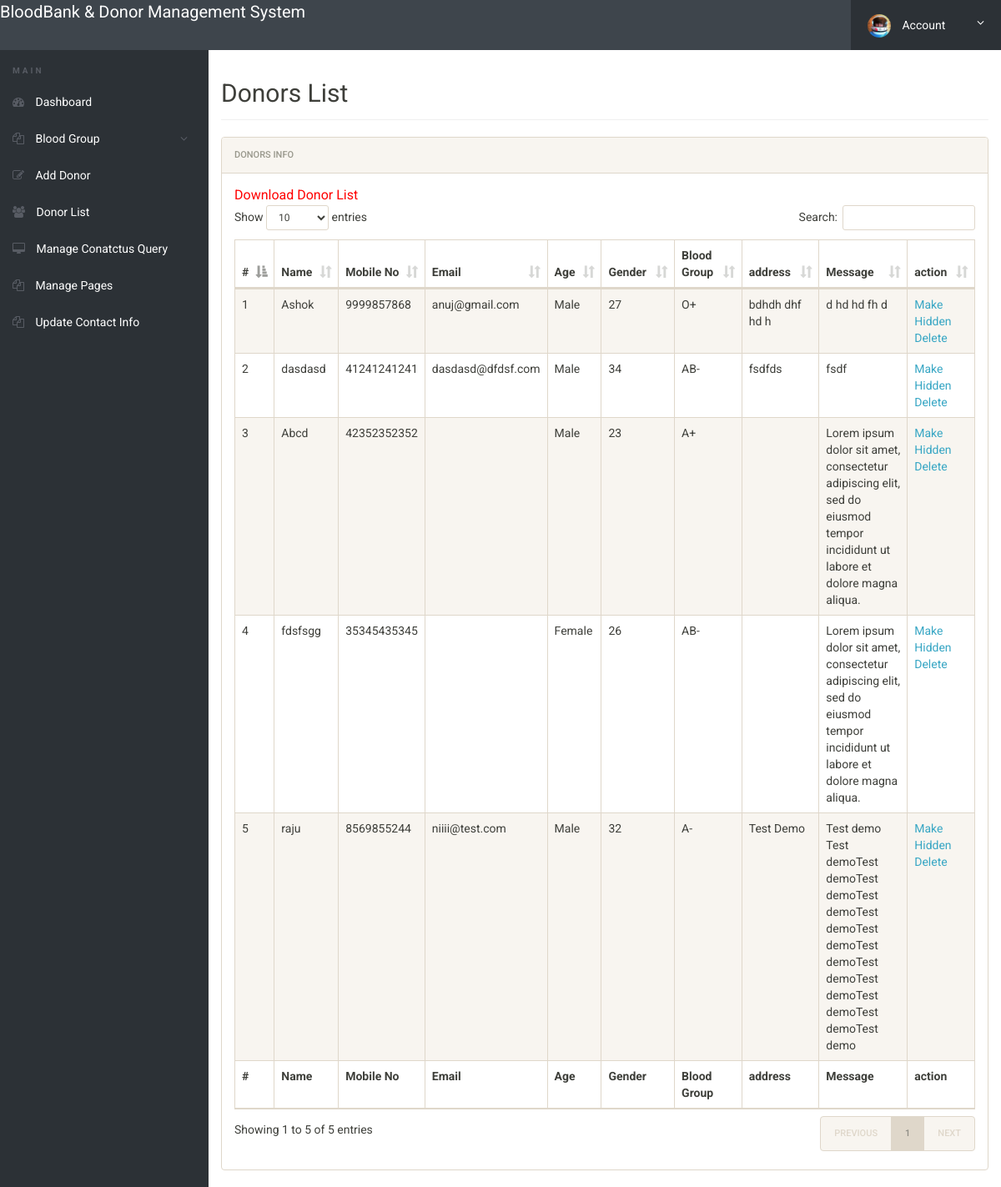
Page /bbdms/admin/donor-list.php (signed in) on the committed database.
### tables this page shows
CREATE TABLE IF NOT EXISTS `tblblooddonars` (
  `id` int(11) NOT NULL,
  `FullName` varchar(100) DEFAULT NULL,
  `MobileNumber` char(11) DEFAULT NULL,
  `EmailId` varchar(100) DEFAULT NULL,
  `Gender` varchar(20) DEFAULT NULL,
  `Age` int(11) DEFAULT NULL,
  `BloodGroup` varchar(20) DEFAULT NULL,
  `Address` varchar(255) DEFAULT NULL,
  `Message` mediumtext,
  `PostingDate` timestamp NOT NULL DEFAULT CURRENT_TIMESTAMP,
  `status` int(1) DEFAULT NULL
);

### bbdms/admin/donor-list.php (the view, shortened to what this page needs)
<?php
include('includes/config.php');
if(strlen($_SESSION['alogin'])==0)
	{
header('location:index.php');
}
else{
 ?>
<!doctype html>
<html lang="en" class="no-js">
<head>
	<link rel="stylesheet" href="css/font-awesome.min.css">
	<link rel="stylesheet" href="css/bootstrap.min.css">
	<link rel="stylesheet" href="css/dataTables.bootstrap.min.css">
	<link rel="stylesheet" href="css/bootstrap-social.css">
	<link rel="stylesheet" href="css/bootstrap-select.css">
	<link rel="stylesheet" href="css/fileinput.min.css">
	<link rel="stylesheet" href="css/awesome-bootstrap-checkbox.css">
	<link rel="stylesheet" href="css/style.css">
</head>
<body>
	<?php include('includes/header.php');?>
	<div class="ts-main-content">
		<?php include('includes/leftbar.php');?>
		<div class="content-wrapper">
			<div class="container-fluid">
				<div class="row">
					<div class="col-md-12">
						<h2 class="page-title">Donors List</h2>
						<div class="panel panel-default">
							<div class="panel-heading">Donors Info</div>
							<div class="panel-body">
				<a href="download-records.php" style="color:red; font-size:16px;">Download Donor List</a>
								<table id="zctb" class="display table table-striped table-bordered table-hover" cellspacing="0" width="100%">
									<thead>
										<tr>
										<th>#</th>
											<th>Name</th>
											<th>Mobile No</th>
											<th>Email</th>
											<th>Age</th>
											<th>Gender</th>
											<th>Blood Group</th>
											<th>address</th>
											<th>Message </th>
											<th>action </th>
										</tr>
									</thead>
									<tfoot>
										<tr>
										<th>#</th>
										<th>Name</th>
											<th>Mobile No</th>
											<th>Email</th>
											<th>Age</th>
											<th>Gender</th>
											<th>Blood Group</th>
											<th>address</th>
											<th>Message </th>
											<th>action </th>
										</tr>
									</tfoot>
									<tbody>
<?php $sql = "SELECT * from  tblblooddonars ";
$query = $dbh -> prepare($sql);
$query->execute();
$results=$query->fetchAll(PDO::FETCH_OBJ);
$cnt=1;
if($query->rowCount() > 0)
{
foreach($results as $result)
{				?>
										<tr>
											<td><?php echo htmlentities($cnt);?></td>
											<td><?php echo htmlentities($result->FullName);?></td>
											<td><?php echo htmlentities($result->MobileNumber);?></td>
											<td><?php echo htmlentities($result->EmailId);?></td>
											<td><?php echo htmlentities($result->Gender);?></td>
											<td><?php echo htmlentities($result->Age);?></td>
											<td><?php echo htmlentities($result->BloodGroup);?></td>
											<td><?php echo htmlentities($result->Address);?></td>
											<td><?php echo htmlentities($result->Message);?></td>
										<td>
<?php if($result->status==1)
{?>
<a href="donor-list.php?hidden=<?php echo htmlentities($result->id);?>" onclick="return confirm('Do you really want to hiidden this detail')"> Make Hidden</a>
<?php } else {?>
<a href="donor-list.php?public=<?php echo htmlentities($result->id);?>" onclick="return confirm('Do you really want to Public this detail')"> Make Public</a>
<?php } ?>
<a href="donor-list.php?del=<?php echo htmlentities($result->id);?>" onclick="return confirm('Do you really want to delete this record')"> Delete</a>
</td>
										</tr>
										<?php $cnt=$cnt+1; }} ?>
									</tbody>
								</table>
							</div>
						</div>
					</div>
				</div>
			</div>
		</div>
	</div>
</body>
</html>
<?php } ?>

### bbdms/admin/css/style.css (style rules this page uses)
html { font-size: 14px; }
@media only screen and (min-width: 480px) { html { font-size: 17px; } }
@media only screen and (min-width: 768px) { html { font-size: 14px; } }
body { font-size: 1em; }
a { color: #37a6c4; }
.panel { overflow: hidden; }
.page-title { padding-bottom: 15px; margin-bottom: 20px; border-bottom: 1px solid #f0f0f0; }
.ts-main-content .content-wrapper { padding-top: 15px; margin-top: 60px; }
@media only screen and (min-width: 992px) { .ts-main-content .content-wrapper { margin-left: 250px; } }

### rows in the picture
tblblooddonars: FullName "Ashok", MobileNumber "9999857868", EmailId "anuj@gmail.com", Gender "Male", Age "27", BloodGroup "O+", Address "bdhdh dhf hd h", Message "d hd hd fh d"
tblblooddonars: FullName "dasdasd", MobileNumber "41241241241", EmailId "dasdasd@dfdsf.com", Gender "Male", Age "34", BloodGroup "AB-", Address "fsdfds", Message "fsdf"
tblblooddonars: FullName "Abcd", MobileNumber "42352352352", Gender "Male", Age "23", BloodGroup "A+", Message "Lorem ipsum dolor sit amet, consectetur adipiscing elit, sed do eiusmod tempor incididunt ut labore et dolore magna aliqua."
tblblooddonars: FullName "fdsfsgg", MobileNumber "35345435345", Gender "Female", Age "26", BloodGroup "AB-", Message "Lorem ipsum dolor sit amet, consectetur adipiscing elit, sed do eiusmod tempor incididunt ut labore et dolore magna aliqua."
tblblooddonars: FullName "raju", MobileNumber "8569855244", EmailId "niiii@test.com", Gender "Male", Age "32", BloodGroup "A-", Address "Test Demo", Message "Test demo Test demoTest demoTest demoTest demoTest demoTest demoTest demoTest demoTest demoTest demoTest demoTest demo"
